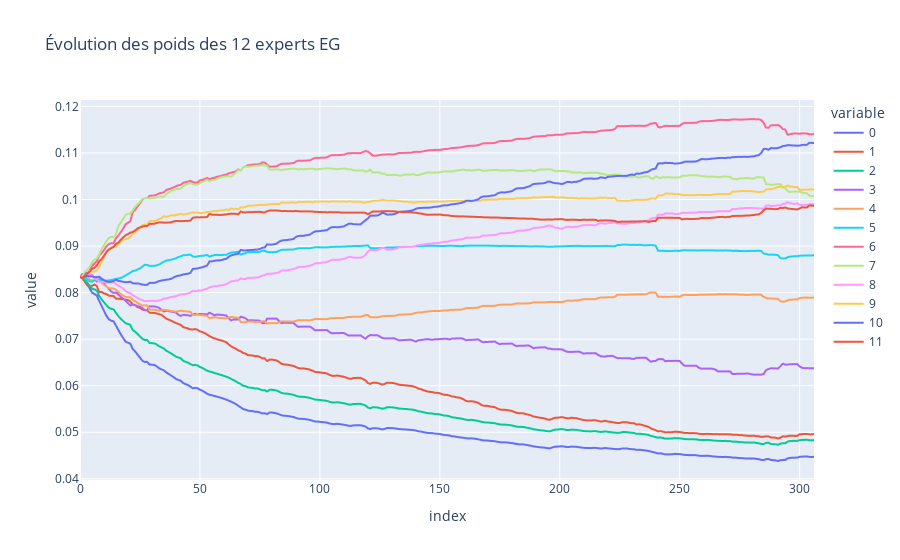

Write notebook code for a chart like this one.
### Code cell
#--testons tout les etas--
eta_values = np.linspace(0, 1, num=1000)

best_mse = 1
for eta in eta_values:
    p, pred = weights_simulation(eta, T, d, experts_norm, targets_norm)
    mse_temp = mean_squared_error(targets_norm,pred)
    if mse_temp < best_mse:
        best_mse = mse_temp
        best_eta = eta
    else :
        continue

print(f'MSE de  : {best_mse}')
print(f'eta a  : {best_eta}')
#--voir les poids--
mse_eg = best_mse
print(f'voyons les nan : {np.isnan(p).sum()}')
px.line(pd.DataFrame(p), title= 'Évolution des poids des 12 experts EG')

### Figure 1 — Plotly figure (JSON) as saved in the notebook; plotly's stock layout.template omitted (floating-point values rounded to 4 significant figures; data arrays with more than 128 entries replaced by an {"elided": "..."} marker saying what was removed)
{"data": [{"hovertemplate": "variable=0<br>index=%{x}<br>value=%{y}<extra></extra>", "legendgroup": "0", "line": {"color": "#636efa", "dash": "solid"}, "marker": {"symbol": "circle"}, "mode": "lines", "name": "0", "showlegend": true, "type": "scattergl", "x": {"elided": "307 int values"}, "xaxis": "x", "y": {"elided": "307 float values"}, "yaxis": "y"}, {"hovertemplate": "variable=1<br>index=%{x}<br>value=%{y}<extra></extra>", "legendgroup": "1", "line": {"color": "#EF553B", "dash": "solid"}, "marker": {"symbol": "circle"}, "mode": "lines", "name": "1", "showlegend": true, "type": "scattergl", "x": {"elided": "307 int values"}, "xaxis": "x", "y": {"elided": "307 float values"}, "yaxis": "y"}, {"hovertemplate": "variable=2<br>index=%{x}<br>value=%{y}<extra></extra>", "legendgroup": "2", "line": {"color": "#00cc96", "dash": "solid"}, "marker": {"symbol": "circle"}, "mode": "lines", "name": "2", "showlegend": true, "type": "scattergl", "x": {"elided": "307 int values"}, "xaxis": "x", "y": {"elided": "307 float values"}, "yaxis": "y"}, {"hovertemplate": "variable=3<br>index=%{x}<br>value=%{y}<extra></extra>", "legendgroup": "3", "line": {"color": "#ab63fa", "dash": "solid"}, "marker": {"symbol": "circle"}, "mode": "lines", "name": "3", "showlegend": true, "type": "scattergl", "x": {"elided": "307 int values"}, "xaxis": "x", "y": {"elided": "307 float values"}, "yaxis": "y"}, {"hovertemplate": "variable=4<br>index=%{x}<br>value=%{y}<extra></extra>", "legendgroup": "4", "line": {"color": "#FFA15A", "dash": "solid"}, "marker": {"symbol": "circle"}, "mode": "lines", "name": "4", "showlegend": true, "type": "scattergl", "x": {"elided": "307 int values"}, "xaxis": "x", "y": {"elided": "307 float values"}, "yaxis": "y"}, {"hovertemplate": "variable=5<br>index=%{x}<br>value=%{y}<extra></extra>", "legendgroup": "5", "line": {"color": "#19d3f3", "dash": "solid"}, "marker": {"symbol": "circle"}, "mode": "lines", "name": "5", "showlegend": true, "type": "scattergl", "x": {"elided": "307 int values"}, "xaxis": "x", "y": {"elided": "307 float values"}, "yaxis": "y"}, {"hovertemplate": "variable=6<br>index=%{x}<br>value=%{y}<extra></extra>", "legendgroup": "6", "line": {"color": "#FF6692", "dash": "solid"}, "marker": {"symbol": "circle"}, "mode": "lines", "name": "6", "showlegend": true, "type": "scattergl", "x": {"elided": "307 int values"}, "xaxis": "x", "y": {"elided": "307 float values"}, "yaxis": "y"}, {"hovertemplate": "variable=7<br>index=%{x}<br>value=%{y}<extra></extra>", "legendgroup": "7", "line": {"color": "#B6E880", "dash": "solid"}, "marker": {"symbol": "circle"}, "mode": "lines", "name": "7", "showlegend": true, "type": "scattergl", "x": {"elided": "307 int values"}, "xaxis": "x", "y": {"elided": "307 float values"}, "yaxis": "y"}, {"hovertemplate": "variable=8<br>index=%{x}<br>value=%{y}<extra></extra>", "legendgroup": "8", "line": {"color": "#FF97FF", "dash": "solid"}, "marker": {"symbol": "circle"}, "mode": "lines", "name": "8", "showlegend": true, "type": "scattergl", "x": {"elided": "307 int values"}, "xaxis": "x", "y": {"elided": "307 float values"}, "yaxis": "y"}, {"hovertemplate": "variable=9<br>index=%{x}<br>value=%{y}<extra></extra>", "legendgroup": "9", "line": {"color": "#FECB52", "dash": "solid"}, "marker": {"symbol": "circle"}, "mode": "lines", "name": "9", "showlegend": true, "type": "scattergl", "x": {"elided": "307 int values"}, "xaxis": "x", "y": {"elided": "307 float values"}, "yaxis": "y"}, {"hovertemplate": "variable=10<br>index=%{x}<br>value=%{y}<extra></extra>", "legendgroup": "10", "line": {"color": "#636efa", "dash": "solid"}, "marker": {"symbol": "circle"}, "mode": "lines", "name": "10", "showlegend": true, "type": "scattergl", "x": {"elided": "307 int values"}, "xaxis": "x", "y": {"elided": "307 float values"}, "yaxis": "y"}, {"hovertemplate": "variable=11<br>index=%{x}<br>value=%{y}<extra></extra>", "legendgroup": "11", "line": {"color": "#EF553B", "dash": "solid"}, "marker": {"symbol": "circle"}, "mode": "lines", "name": "11", "showlegend": true, "type": "scattergl", "x": {"elided": "307 int values"}, "xaxis": "x", "y": {"elided": "307 float values"}, "yaxis": "y"}], "layout": {"legend": {"title": {"text": "variable"}, "tracegroupgap": 0}, "title": {"text": "Évolution des poids des 12 experts EG"}, "xaxis": {"anchor": "y", "domain": [0, 1], "title": {"text": "index"}}, "yaxis": {"anchor": "x", "domain": [0, 1], "title": {"text": "value"}}}}
